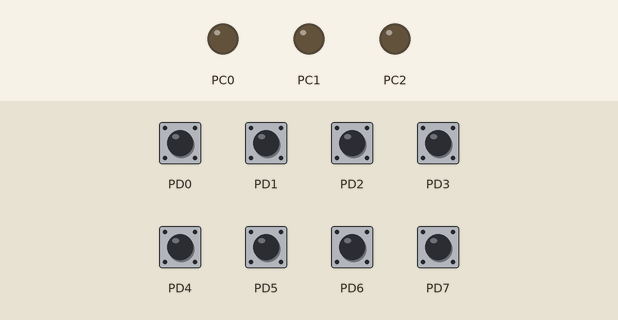
Simulated run of this program. Board: ATmega8, built with avr-gcc and emulated at 1 MHz. Parts: output pins drawn as LEDs (lit = HIGH). The test bench sets the inputs (shaded band); at power-on: PD0–7 HIGH.

Above: at 1.2 s.
1.3 s: PD2 pulled LOW for 0.15 s
At 2.6 s:
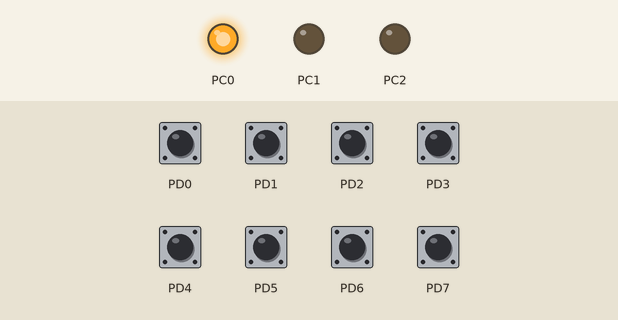
At 53.6 s:
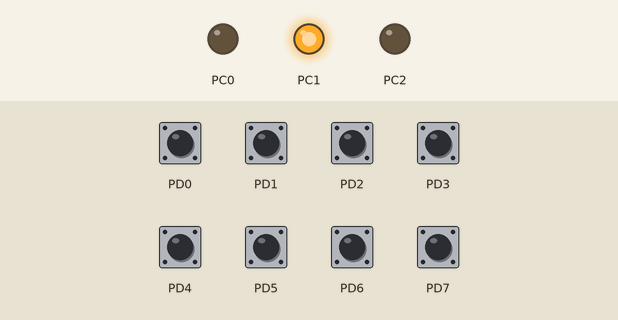
Timing chart, 0 to 54.0 s (numbered marks = the images above; inputs shaded):
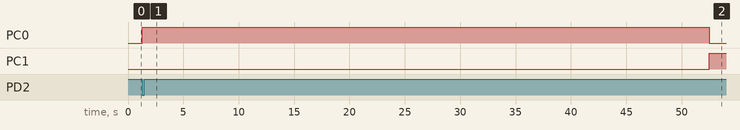

The program:

main.c
```c
#define F_CPU 1000000UL
#include <avr/io.h>
#include <util/delay.h>
#include <avr/interrupt.h>
#define LED PORTC
#define BTN PORTD

int count =	0;
ISR(TIMER1_OVF_vect)
{
	TCCR1B = 0b00000000;
	count++;
	TCCR1B = 0b00000011;
	TCNT1=49536;
}

int main(void)
{
	TCCR1B = 0b00000011;
	DDRD = 0b0000000;
	DDRC = 0b0000111;
	BTN = 0b11111111;
	TIMSK = 0b00000100;
	SREG = 0b10000000;
  do
  {
	TCNT1=49536;
	if(PIND == 0b11111011 )
	{
		while(count <50)
		{
			GlowFirstLight();
		}
		while(count <55)
		{
			GlowSecondLight();
		}
		while(count <60)
		{
			int num = count;
			count = 0;
			TraficBroke(count);
			count = num+2;
		}
		while(count <100)
		{
			GlowThirtLight();
		}
		OffLights();
		count = 0;
	}
	else if(PIND == 0b11110111)
	{
		while(count<1)
		{
			GlowAllLight();
		}
		while(count <2)
		{
			OffLights();
		}
		count = 0;
	}
	else if(PIND == 0b11101111)
	{
		TraficBroke(count);
	}
	else
	{
		OffLights();
		count = 0;
	}
  }while(1);
}
void GlowFirstLight(void)
{
	LED = 0b0000001;
}
void GlowSecondLight(void)
{
	LED = 0b0000010;
}
void GlowThirtLight(void)
{
	LED = 0b0000100;
}
void GlowAllLight(void)
{
	LED = 0b0000111;
}
void OffLights(void)
{
	LED = 0;
}
void TraficBroke(void)
{
	while(count<1)
	{
		GlowSecondLight();
	}
	while(count <2)
	{
		OffLights();
	}
	count = 0;
}
```

Measured:
- after the input at 1.3 s, PC0: LOW → HIGH at once, → LOW 51.2 s later; PC1: LOW → HIGH after 51.2 s
